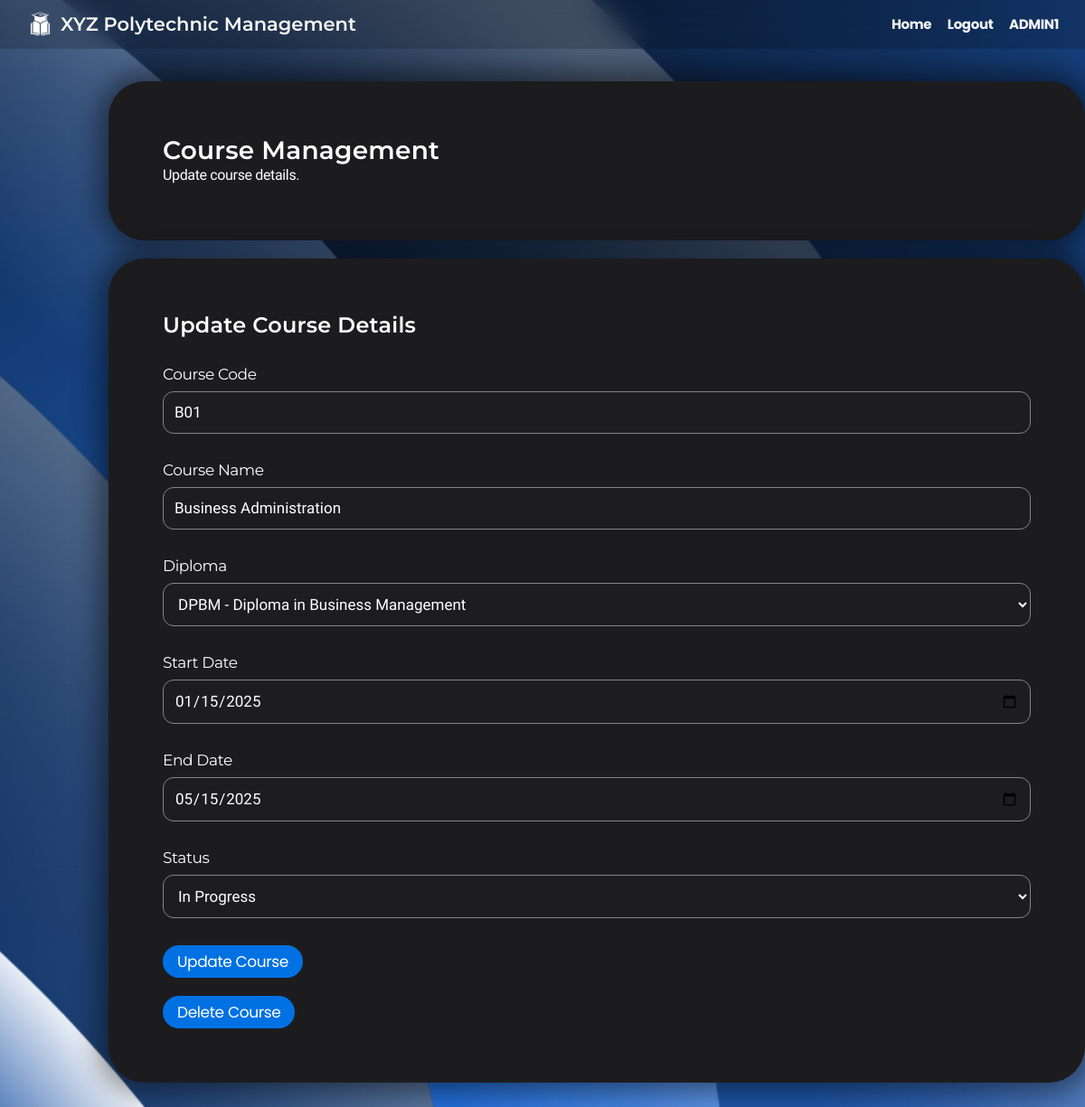
Page /CRUD3/admin_course_update_form.php?course_code=B01 (signed in) on the earlier database version.
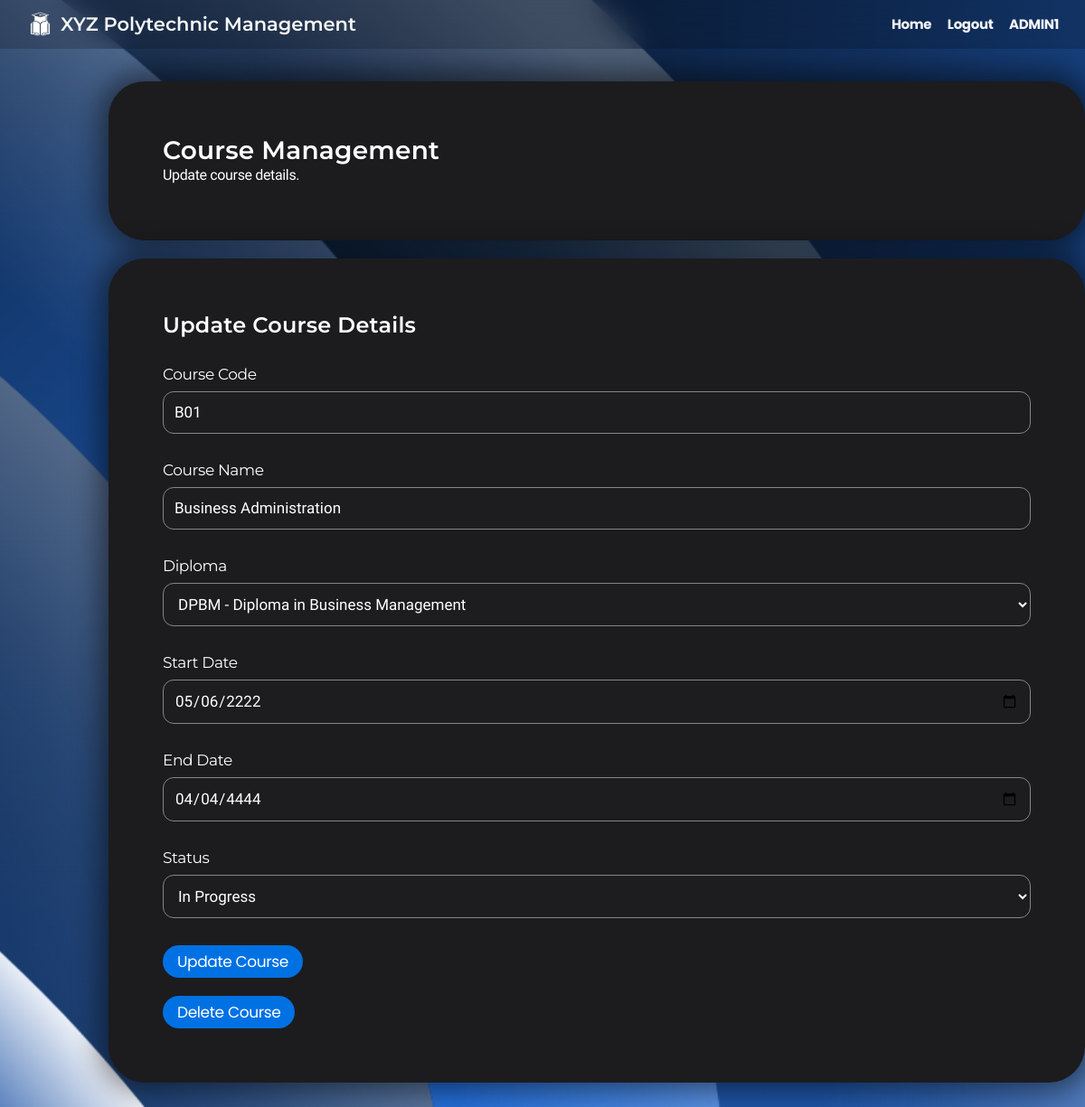
Same page on the later database version.
### tables this page shows
CREATE TABLE `course` (
  `course_code` varchar(3) NOT NULL,
  `course_name` varchar(50) NOT NULL,
  `diploma_code` varchar(5) NOT NULL,
  `course_start_date` date DEFAULT NULL,
  `course_end_date` date DEFAULT NULL,
  `status` enum('To start','No Status','In-progress','Ended') DEFAULT NULL
);

### CRUD3/admin_course_update_form.php (the view, shortened to what this page needs)
<?php
$con = mysqli_connect("localhost", "root", "", "xyz polytechnic");
$diploma_query = "SELECT diploma_code, diploma_name FROM diploma";
$diploma_result = $con->query($diploma_query);
$edit_coursecode = htmlspecialchars($_GET["course_code"]);
$full_name = $_SESSION['session_full_name'] ?? "";
$course_query = "SELECT c.* FROM course c WHERE c.course_code = ?";
$course_stmt = $con->prepare($course_query);
$course_stmt->bind_param('s', $edit_coursecode);
$course_stmt->execute();
$course_result = $course_stmt->get_result();
$course_row = $course_result->fetch_assoc();
?>
<!DOCTYPE html>
<html lang="en">
<head>
    <link rel="stylesheet" href="../styles.css">
</head>
<body>
    <div class="navbar">
        <div class="navbar-brand">
            <img src="../logo.png" alt="XYZ Polytechnic Logo" class="school-logo">
            <h1>XYZ Polytechnic Management</h1>
        </div>
        <nav>
            <a href="../admin_dashboard">Home</a>
            <a href="../logout.php">Logout</a>
            <a><?php echo htmlspecialchars($full_name); ?></a>
        </nav>
    </div>
    <div class="container">
        <div class="card">
            <h2>Course Management</h2>
            <p>Update course details.</p>
        </div>
        <div class="card">
            <h3>Update Course Details</h3>
            <form method="POST" action="admin_course_update.php" onsubmit="return validateForm()">
                <div class="form-group">
                    <label class="label">Course Code</label>
                    <input type="text" name="upd_coursecode" pattern="[A-Z]{1}\d{2}"
                           title="One uppercase letter followed by two digits"
                           value="<?php echo htmlspecialchars($course_row['course_code']); ?>" required>
                </div>
                <div class="form-group">
                    <label class="label">Course Name</label>
                    <input type="text" name="upd_coursename" maxlength="50"
                           value="<?php echo htmlspecialchars($course_row['course_name']); ?>" required>
                </div>
                <div class="form-group">
                    <label class="label">Diploma</label>
                    <select name="upd_diplomacode" required>
                        <?php
                        mysqli_data_seek($diploma_result, 0);
                        while ($diploma_row = $diploma_result->fetch_assoc()):
                            $selected = $diploma_row['diploma_code'] === $course_row['diploma_code'] ? 'selected' : '';
                        ?>
                            <option value="<?= htmlspecialchars($diploma_row['diploma_code']) ?>" <?= $selected ?>>
                                <?= htmlspecialchars($diploma_row['diploma_code'] . ' - ' . $diploma_row['diploma_name']) ?>
                            </option>
                        <?php endwhile; ?>
                    </select>
                </div>
                <div class="form-group">
                    <label class="label">Start Date</label>
                    <input type="date" name="upd_startdate"
                        value="<?php echo $course_row['course_start_date'] ? htmlspecialchars($course_row['course_start_date']) : ''; ?>">
                </div>
                <div class="form-group">
                    <label class="label">End Date</label>
                    <input type="date" name="upd_enddate"
                        value="<?php echo $course_row['course_end_date'] ? htmlspecialchars($course_row['course_end_date']) : ''; ?>">
                </div>
                <div class="form-group">
                    <label class="label">Status</label>
                    <select name="upd_status">
                        <option value="In-progress" <?= $course_row['status'] === 'In-progress' ? 'selected' : '' ?>>In Progress</option>
                    </select>
                </div>
                <button type="submit">Update Course</button>
            </form>
            <div class="delete-section" style="margin-top: 20px;">
                <button onclick="confirmDelete('<?php echo htmlspecialchars($course_row['course_code']); ?>')"
                        class="delete-button">Delete Course</button>
            </div>
        </div>
    </div>
</body>
</html>

Differences in the rows shown:
changed course "Business Administration": upd_startdate "01/15/2025" → "05/06/2222"; upd_enddate "05/15/2025" → "04/04/4444"
